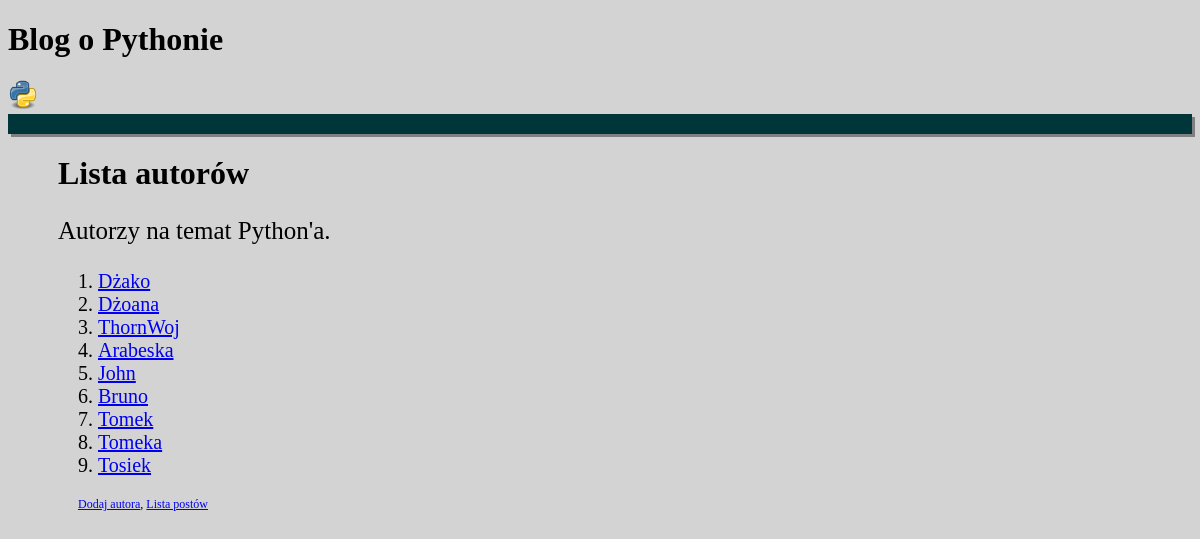
Before: /author_list with the older database file.
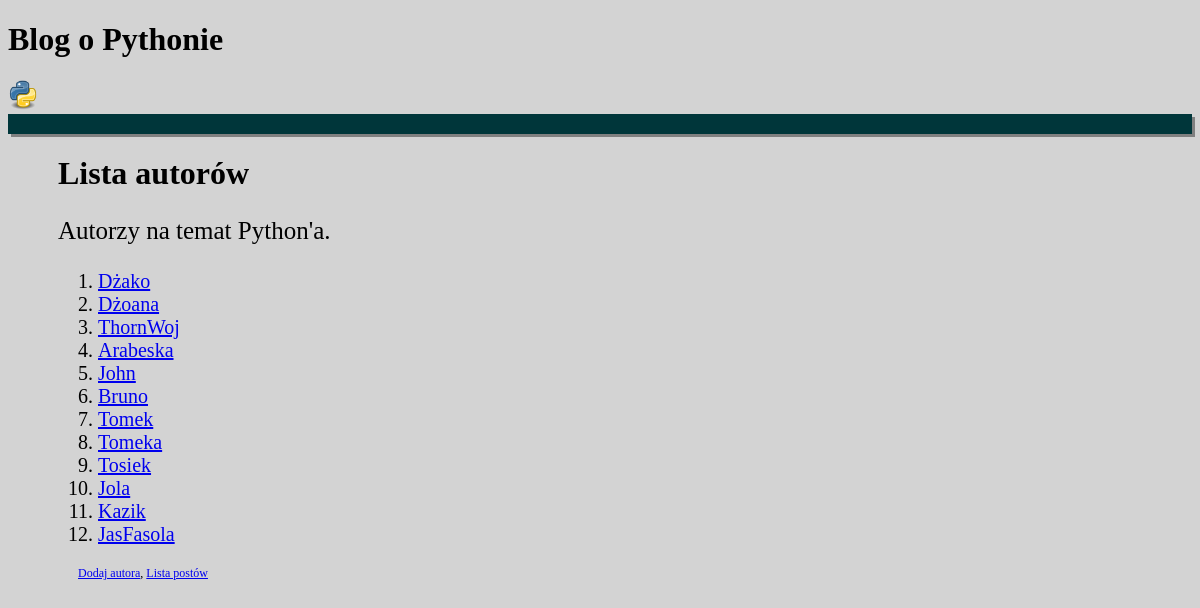
After: the same page with the newer database file.
### post/models.py (models this page shows, shortened)
class Author(models.Model):
    nick = models.CharField(max_length=50, blank=False, null=False, unique=True)
    email = models.EmailField(max_length=254, blank=False, unique = True, null=True)

### post/views.py (the view)
# urls.py: path('author_list', author_list),
def author_list(request):
   autorzy = Author.objects.all()
   t = loader.get_template("post/author_list.html")
   c = {"title": "Lista autorów", 'autorzy': autorzy}
   return HttpResponse(t.render(c))

### post/templates/post/author_list.html
{% extends "post/header.html" %}
{% block list_authors %}
        <h1 style="margin-left: 50px">Lista autorów</h1>
            <p style="font-size: 25px; margin-left: 50px">
                   Autorzy na temat Python'a.</p>
               <p style="font-size: 20px; margin-left: 60px">
                    <ol style="font-size: 20px; margin-left: 50px">
                        {% for a in autorzy %}
                            <li><a href="{% url "posts:details_a" a.id %}">{{ a.nick }}</a></li>
                        {% endfor %}
                     </ol>
                <p style="font-size: 12px; margin-left: 70px"><a href='/add_autor'>Dodaj autora</a>, <a href='/'>Lista postów</a></p>
{% endblock %}}

Changed rows visible on the page:
added Author: nick "Jola"
added Author: nick "Kazik"
added Author: nick "JasFasola"
